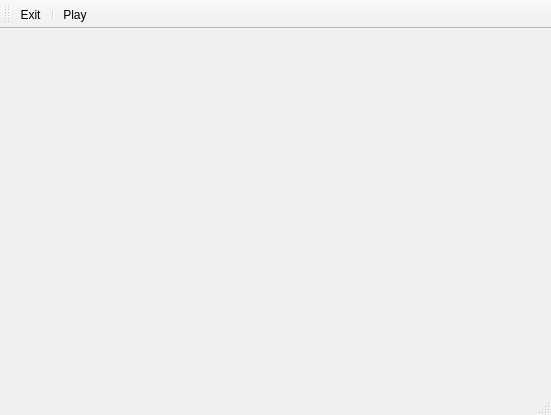
<?xml version="1.0" encoding="UTF-8"?>
<ui version="4.0">
 <class>MainWindow</class>
 <widget class="QMainWindow" name="MainWindow">
  <property name="geometry">
   <rect>
    <x>0</x>
    <y>0</y>
    <width>551</width>
    <height>415</height>
   </rect>
  </property>
  <property name="windowTitle">
   <string>Invaders</string>
  </property>
  <property name="windowIcon">
   <iconset resource="resource.qrc">
    <normaloff>:/icons/ico_invaders.png</normaloff>:/icons/ico_invaders.png</iconset>
  </property>
  <widget class="QWidget" name="centralwidget">
   <layout class="QHBoxLayout" name="horizontalLayout">
    <item>
     <widget class="invaders::GameWidget" name="game" native="true"/>
    </item>
   </layout>
  </widget>
  <widget class="QStatusBar" name="statusbar"/>
  <widget class="QToolBar" name="toolBar">
   <property name="windowTitle">
    <string>toolBar</string>
   </property>
   <property name="iconSize">
    <size>
     <width>16</width>
     <height>16</height>
    </size>
   </property>
   <property name="toolButtonStyle">
    <enum>Qt::ToolButtonTextUnderIcon</enum>
   </property>
   <attribute name="toolBarArea">
    <enum>TopToolBarArea</enum>
   </attribute>
   <attribute name="toolBarBreak">
    <bool>false</bool>
   </attribute>
   <addaction name="actionExit"/>
   <addaction name="separator"/>
   <addaction name="actionPlay"/>
  </widget>
  <action name="actionExit">
   <property name="icon">
    <iconset resource="resource.qrc">
     <normaloff>:/icons/ico_exit.png</normaloff>:/icons/ico_exit.png</iconset>
   </property>
   <property name="text">
    <string>Exit</string>
   </property>
   <property name="shortcut">
    <string>Ctrl+Q</string>
   </property>
  </action>
  <action name="actionPlay">
   <property name="icon">
    <iconset resource="resource.qrc">
     <normaloff>:/icons/ico_play.png</normaloff>:/icons/ico_play.png</iconset>
   </property>
   <property name="text">
    <string>Play</string>
   </property>
   <property name="toolTip">
    <string>Play a new game</string>
   </property>
   <property name="shortcut">
    <string>Ctrl+Shift+N</string>
   </property>
  </action>
 </widget>
 <customwidgets>
  <customwidget>
   <class>invaders::GameWidget</class>
   <extends>QWidget</extends>
   <header>gamewidget.h</header>
   <container>1</container>
  </customwidget>
 </customwidgets>
 <resources>
  <include location="resource.qrc"/>
 </resources>
 <connections/>
</ui>
